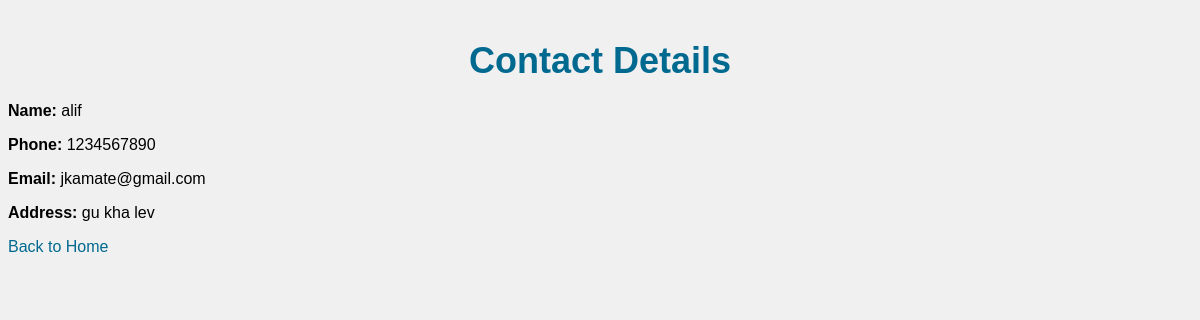
Screenshot of /view/1 with the database file from the repository.
### app.py (models this page shows)
class Contact(db.Model):
    id = db.Column(db.Integer, primary_key=True)
    name = db.Column(db.String(100), nullable=False)
    phone = db.Column(db.String(100), nullable=False)
    email = db.Column(db.String(100),unique=True, nullable=True)
    address = db.Column(db.String(100), nullable=True)

### app.py (the view)
@app.route('/view/<int:id>')
def view_contact(id):
    contact = Contact.query.get_or_404(id)
    return render_template('view.html', contact=contact)

### templates/view.html
{% extends 'layout.html' %}
{% block content %}
    <h1>Contact Details</h1>
    <p><strong>Name:</strong> {{ contact.name }}</p>
    <p><strong>Phone:</strong> {{ contact.phone }}</p>
    <p><strong>Email:</strong> {{ contact.email }}</p>
    <p><strong>Address:</strong> {{ contact.address }}</p>
    <a href="/">Back to Home</a>
{% endblock %}

### static/css/styles.css (style rules this page uses)
body { font-family: Arial, sans-serif; background-color: #f0f0f0; }
h1 { text-align: center; color: #00698f; margin-bottom: 20px; }
h1:first-child { font-size: 36px; margin-top: 40px; }
a { text-decoration: none; color: #00698f; }

### rows the page displays
Contact: name "alif", phone "1234567890", email "jkamate@gmail.com", address "gu kha lev"
